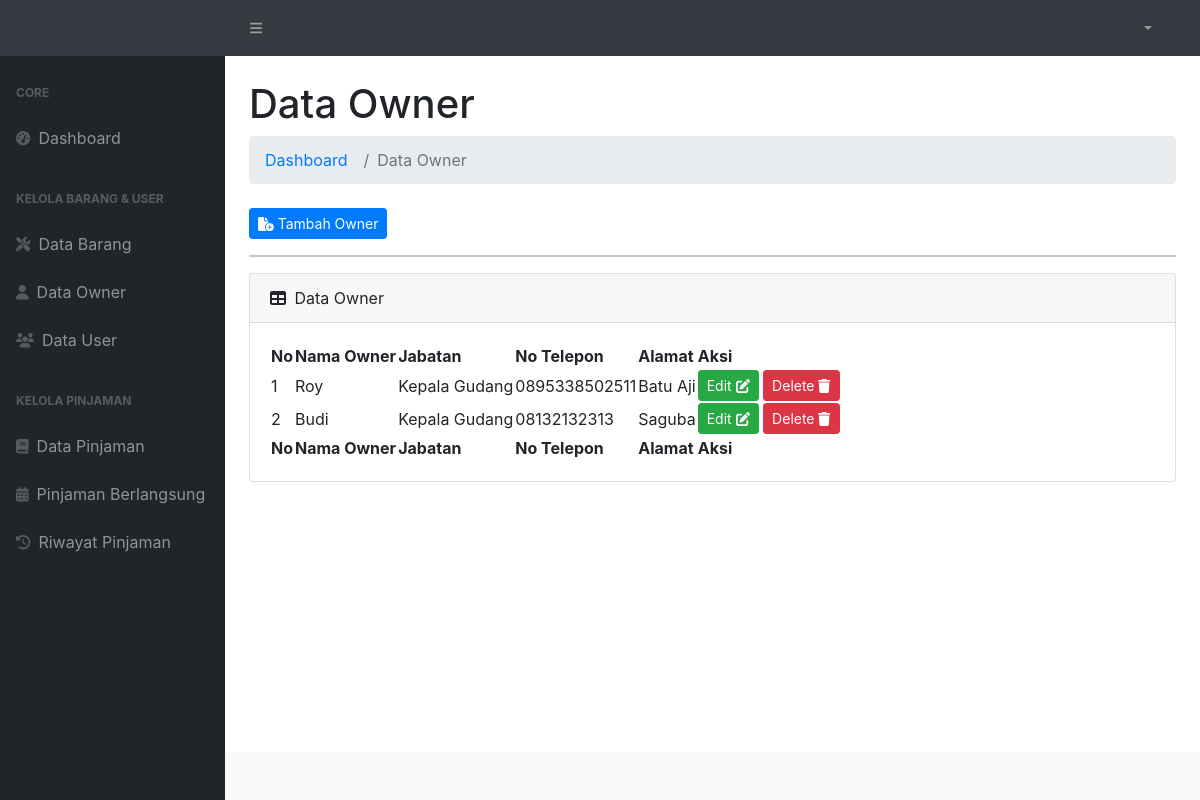
The page /admin/data_owner.php on the database its author committed.
### tables this page shows
CREATE TABLE `data_owner` (
  `id_owner` int(11) NOT NULL,
  `nama_owner` varchar(255) NOT NULL,
  `jabatan` varchar(255) NOT NULL,
  `no_tlp` varchar(13) NOT NULL,
  `alamat` varchar(255) NOT NULL
);

### admin/data_owner.php (the view, shortened to what this page needs)
<?php
require_once("header.php")
?>
<div id="layoutSidenav_content">
    <main>
        <div class="container-fluid px-4">
            <h1 class="mt-4">Data Owner</h1>
            <ol class="breadcrumb mb-4">
                <li class="breadcrumb-item"><a href="../fungsi/logout.php">Dashboard</a></li>
                <li class="breadcrumb-item active">Data Owner</li>
            </ol>
            <button class="btn btn-primary btn-sm" data-bs-toggle="modal" data-bs-target="#tambah_owner"><i class="fa-solid fa-file-circle-plus"></i> Tambah Owner </button>
            <hr>
            <div class="card mb-4">
                <div class="card-header">
                    <i class="fas fa-table me-1"></i>
                    Data Owner
                </div>
                <div class="card-body">
                    <table id="datatablesSimple">
                        <thead>
                            <tr>
                                <th>No</th>
                                <th>Nama Owner</th>
                                <th>Jabatan</th>
                                <th>No Telepon</th>
                                <th>Alamat</th>
                                <th>Aksi</th>
                            </tr>
                        </thead>
                        <tfoot>
                            <tr>
                                <th>No</th>
                                <th>Nama Owner</th>
                                <th>Jabatan</th>
                                <th>No Telepon</th>
                                <th>Alamat</th>
                                <th>Aksi</th>
                            </tr>
                        </tfoot>
                        <tbody>
                            <?php
                            $no = 1;
                            $data_owner = mysqli_query($koneksi, "SELECT * FROM data_owner");
                            while ($do = mysqli_fetch_array($data_owner)) {
                                $id_owner = $do['id_owner'];
                                $nama_owner = $do['nama_owner'];
                                $jabatan = $do['jabatan'];
                                $no_tlp = $do['no_tlp'];
                                $alamat = $do['alamat'];
                            ?>
                                <tr>
                                    <td><?= $no++; ?></td>
                                    <td><?= $nama_owner; ?></td>
                                    <td><?= $jabatan; ?></td>
                                    <td><?= $no_tlp; ?></td>
                                    <td><?= $alamat; ?></td>
                                    <td>
                                        <div class="d-grid gap-2 d-md-block mx-auto">
                                            <button class="btn btn-success btn-sm" data-bs-toggle="modal" data-bs-target="#edit<?= $id_owner; ?>" type="button">Edit <i class="fa-solid fa-pen-to-square"></i></button>
                                            <button class="btn btn-danger btn-sm" data-bs-toggle="modal" data-bs-target="#delete<?= $id_owner; ?>" type="button">Delete <i class="fa-solid fa-trash"></i></button>
                                        </div>
                                    </td>
                                </tr>
                            <?php } ?>
                        </tbody>
                    </table>
                </div>
            </div>
        </div>
    </main>
    <?php
    require_once("footer.php")
    ?>

### rows shown on the page
data_owner: nama_owner "Roy", jabatan "Kepala Gudang", no_tlp "0895338502511", alamat "Batu Aji"
data_owner: nama_owner "Budi", jabatan "Kepala Gudang", no_tlp "08132132313", alamat "Saguba"
